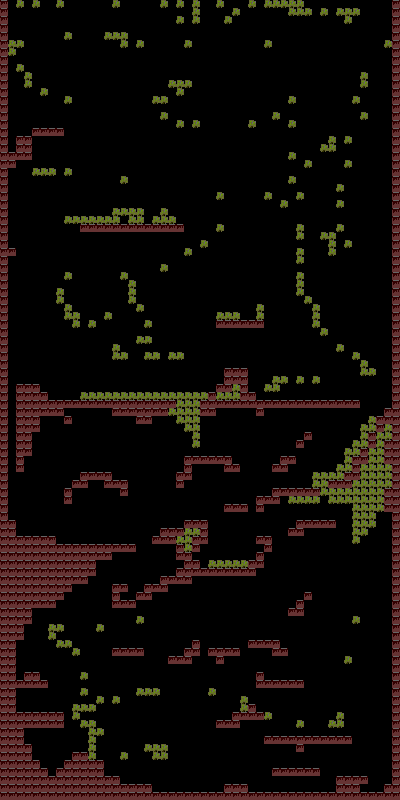

Tiled map render using the project's own tile images. Description and the map definition, with tile-layer contents summarised, below:
An orthogonal 50x100 tile map with 8x8 px tiles, 1 tile layer (map).

<map version="1.0" orientation="orthogonal" width="50" height="100" tilewidth="8" tileheight="8">
 <tileset firstgid="1" name="8bit_tiles" tilewidth="8" tileheight="8">
  <image source="8bit_tiles.png" width="160" height="80" />
 </tileset>
 <layer name="map" width="50" height="100">
  <data>[5000 cells, 1072 non-empty, 3 distinct tile ids]</data>
 </layer>
</map>